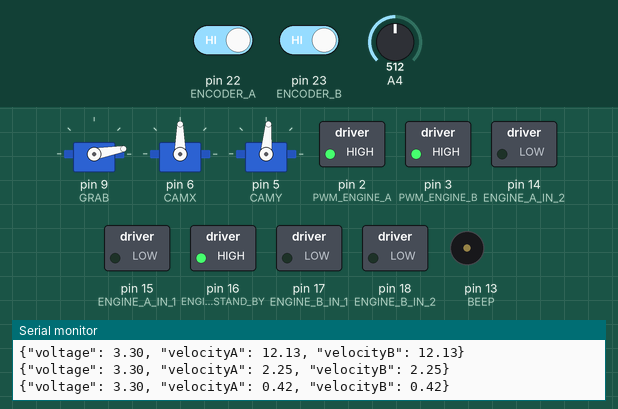
Simulated run of this sketch. Board: Arduino Mega 2560, built with avr-gcc and run on an emulated ATmega2560. Shown: 3 × servo, switched loads named in the sketch (green lamp = pin HIGH), buzzer (waves = sounding, pin HIGH), the last lines printed to the serial monitor. The inputs (shaded band) are chosen by the test bench; at power-on: A4 = 512, pin 22 (ENCODER_A) HIGH, pin 23 (ENCODER_B) HIGH.

Above: at 1.2 s.
1.3 s: A4 set to 482
2.8 s: A4 set to 448
At 3.08 s:
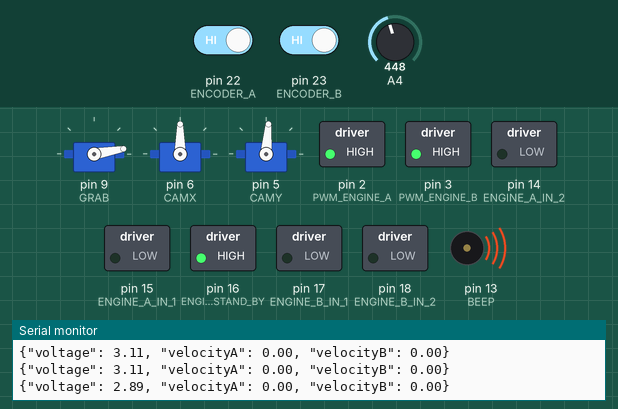
5.8 s: A4 set to 511
At 6.8 s:
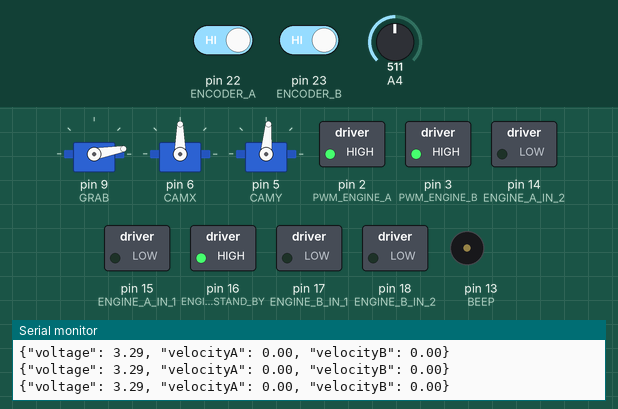
7.3 s: A4 set to 240
At 10.8 s:
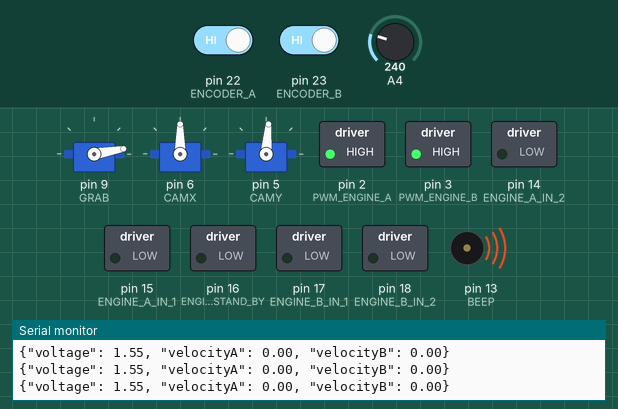
Timing chart, 0 to 11.3 s (numbered marks = the images above; inputs shaded):
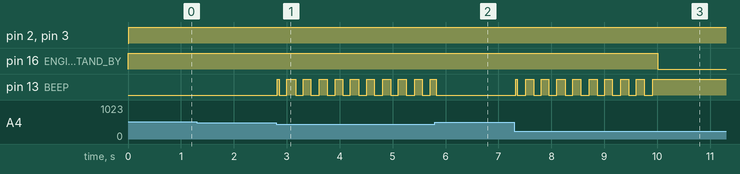

The sketch:

ArduinoRobotSoftware.ino
```cpp
#include <Servo.h>

#define PWM_ENGINE_A 2
#define PWM_ENGINE_B 3

#define ENGINE_A_IN_2 14
#define ENGINE_A_IN_1 15

#define ENGINE_STAND_BY 16

#define ENGINE_B_IN_1 17
#define ENGINE_B_IN_2 18

#define ENCODER_A 22
#define ENCODER_B 23

#define BEEP 13

#define LED 10

#define GRAB 9
#define CAMX 6
#define CAMY 5

#define VOLTAGE 20

#define ID_LEFT_ENGINE 1
#define ID_RIGHT_ENGINE 2
#define ID_CAMERA_X 3
#define ID_CAMERA_Y 4
#define ID_GRAB 5
#define ID_BEEP_ON 6
#define ID_BEEP_OFF 7
#define ID_LED_ON 8
#define ID_LED_OFF 9
#define ID_MAX_ENGINE_CORRECTION 10

#define HELLO_VALUE 85

#define ENCODER_CHANGES_PER_ROUND 40

int sign(const double x)
{
  if (x<0) return -1;
  if (x>0) return 1;
  return 0;
}

int signInt(const int x)
{
  if (x<0) return -1;
  if (x>0) return 1;
  return 0;
}

double mapDouble(double x, double in_min, double in_max, double out_min, double out_max)
{
  return (x - in_min) * (out_max - out_min) / (in_max - in_min) + out_min;
}

double voltage;
Servo grab_servo, cam_x_servo, cam_y_servo;
double VelocityA=0, VelocityB=0;
double averVelocityA=0, averVelocityB=0;
int encoderAStatus=LOW, encoderBStatus=LOW;

double engineCorrection = 0;// A- / B+
unsigned long long int timeA = micros(), timeB = micros(), deltaTimeA = 0, deltaTimeB = 0, equalTime = 0;

double powerA = 0, powerB = 0;
int maxEngineCorrection = 64;

bool updateVelocityStatus(int encoderA, int encoderB)
{
  unsigned long long int currTime = micros();
  bool result = false;
  if (encoderA != encoderAStatus)
  {
    encoderAStatus = encoderA;
    if (encoderA)
    {
    deltaTimeA = currTime-timeA;
    VelocityA = 1000000*(4*PI/ENCODER_CHANGES_PER_ROUND)/deltaTimeA;
    timeA = currTime;
    result = true;
    }
  }
  else if (currTime-timeA > 100000)
      VelocityA = 0;

  if (encoderB != encoderBStatus)
  {
    encoderBStatus = encoderB;
    if (encoderB)
    {
    deltaTimeB = currTime-timeB;
    VelocityB = 1000000*(4*PI/ENCODER_CHANGES_PER_ROUND)/deltaTimeB;
    timeB = currTime;
    result = true;
    }
  }
  else if (currTime-timeB > 100000)
      VelocityB = 0;
  return result;
}

void controlEngine(int value, int in1, int in2, int pwm)
{
    digitalWrite(in1, value > 0);
    digitalWrite(in2, value < 0);
    analogWrite(pwm, value?abs(value):255);
}

void EnginesControl(int A, int B)
{
  digitalWrite(ENGINE_STAND_BY, true);
  A = constrain(A, -255, 255);
  B = constrain(B, -255, 255);
  controlEngine(A, ENGINE_A_IN_1, ENGINE_A_IN_2, PWM_ENGINE_A);
  controlEngine(B, ENGINE_B_IN_1, ENGINE_B_IN_2, PWM_ENGINE_B);
}

void grab(const int x)
{
  grab_servo.write(map(x, 0, 255, 10, 100));
}

void SetCamera(const int x, const int y)
{
  cam_x_servo.write(map(x, -255, 255, 10, 170));
  cam_y_servo.write(map(y, -255, 255, 5, 165));
}

void setup()
{
  pinMode(ENGINE_STAND_BY, OUTPUT);
  pinMode(ENGINE_A_IN_2, OUTPUT);
  pinMode(ENGINE_A_IN_1, OUTPUT);
  pinMode(ENGINE_B_IN_1, OUTPUT);
  pinMode(ENGINE_B_IN_2, OUTPUT);

  pinMode(PWM_ENGINE_A, OUTPUT);
  pinMode(PWM_ENGINE_B, OUTPUT);

  pinMode(ENCODER_A, INPUT);
  pinMode(ENCODER_B, INPUT);

  pinMode(BEEP, OUTPUT);

  pinMode(GRAB, OUTPUT);
  grab_servo.attach(GRAB);
  pinMode(CAMX, OUTPUT);
  cam_x_servo.attach(CAMX);
  pinMode(CAMY, OUTPUT);
  cam_y_servo.attach(CAMY);

  digitalWrite(ENGINE_STAND_BY, true);
  pinMode(VOLTAGE, INPUT);

  grab(0);
  SetCamera(0, 0);

  Serial.begin(115200);
}

unsigned long long int LastMessageTime = 0, Tick = 0, LastSendInfoTime = 0;
unsigned long long int startTime = millis();
unsigned long long int loopTime = micros();
int leftEngine = 0, rightEngine = 0;
bool beep = false, led = false;
int cameraX = 0, cameraY = 0;
signed char ID = 0;
int Value = 0;

double updateLoopTime()
{
  unsigned long long int current = micros();
  double result = 1e-6 * (current - loopTime);
  loopTime = current;
  return result;
}

void loop()
{
  voltage = (double)(analogRead(VOLTAGE)) * 6.6 / ((double)(1024));

  do {

    while (Serial.available() && Serial.read() == HELLO_VALUE)
    {
      ID = Serial.read();
      Value = (int)((signed char)Serial.read());
      int ecs = Serial.read();
      int cs = ((ID+1)*(Value+1)) & 255;
      if (cs == ecs)
      {
        switch (ID)
        {
          case ID_LEFT_ENGINE : leftEngine = 2 * Value; break;
          case ID_RIGHT_ENGINE : rightEngine = 2 * Value; break;
          case ID_CAMERA_X : cameraX = -2 * Value; break;
          case ID_CAMERA_Y : cameraY = -2 * Value; break;
          case ID_GRAB : grab(2 * Value); break;
          case ID_BEEP_ON: beep = true; break;
          case ID_BEEP_OFF: beep = false; break;
          case ID_LED_ON: led = true; break;
          case ID_LED_OFF: led = false; break;
          case ID_MAX_ENGINE_CORRECTION: maxEngineCorrection = constrain(Value, 0, 127); break;
        }
        LastMessageTime = millis();
        leftEngine = constrain(leftEngine+signInt(leftEngine), -255, 255);
        rightEngine = constrain(rightEngine+signInt(rightEngine), -255, 255);
      }
    }


    if (millis() - LastMessageTime > 1000)
    {
      ID = 0;
      leftEngine = 0;
      rightEngine = 0;
      beep = false;
      led = false;
      if (millis() - LastMessageTime > 10000)
      {
        digitalWrite(ENGINE_STAND_BY, false);
        delay(300);
      }
    }

  } while (millis() - LastMessageTime > 10000);

  unsigned long long int someTime = micros();
  while (micros()-someTime<15000)
  {
    updateVelocityStatus(digitalRead(ENCODER_A), digitalRead(ENCODER_B));
  }

  engineCorrection += 0.1*mapDouble((VelocityA*abs(rightEngine) - VelocityB*abs(leftEngine))*2.0/(1+abs(leftEngine)+abs(rightEngine)), 0, 12, 0, 255);
  engineCorrection = constrain(engineCorrection, -2*maxEngineCorrection, +2*maxEngineCorrection);
  powerA = abs(leftEngine)+((engineCorrection<0)?engineCorrection:0);
  powerB = abs(rightEngine)-((engineCorrection>0)?engineCorrection:0);
  EnginesControl(sign(leftEngine)*powerA, sign(rightEngine)*powerB);

  bool lowBattery = voltage <= 3.0;
  bool lowBatterySignal = lowBattery && (millis() % 300 < 150);
  digitalWrite(BEEP, beep || lowBatterySignal);
  digitalWrite(LED, led);
  SetCamera(cameraX, cameraY);

  averVelocityA = (9*averVelocityA + VelocityA)/10.0;
  averVelocityB = (9*averVelocityB + VelocityB)/10.0;
  if (millis() - LastSendInfoTime > 250)
  {
    LastSendInfoTime = millis();
    Serial.write(13);
    Serial.write(10);
    Serial.print("{\"voltage\": ");
    Serial.print(voltage);
    Serial.print(", \"velocityA\": ");
    Serial.print(averVelocityA);
    Serial.print(", \"velocityB\": ");
    Serial.print(averVelocityB);
    Serial.print("}");
    Serial.write(13);
    Serial.write(10);
    Serial.flush();
  }

  Tick++;
}
```

Measured:
- the behaviour switches between 466 and 465 on A4 (found by bisection; images 0 and 1)
- after the input at 2.8 s, pin 13 (BEEP): LOW → HIGH at once, then repeats every 0.31 s: LOW 0.14 s, HIGH 0.16 s
- after the input at 5.8 s, pin 13 (BEEP): goes on until 5.8 s, then stays LOW
- after the input at 7.3 s, pin 13 (BEEP): LOW → HIGH at once, then repeats every 0.31 s: LOW 0.16 s, HIGH 0.14 s, until it stays HIGH from 9.9 s
